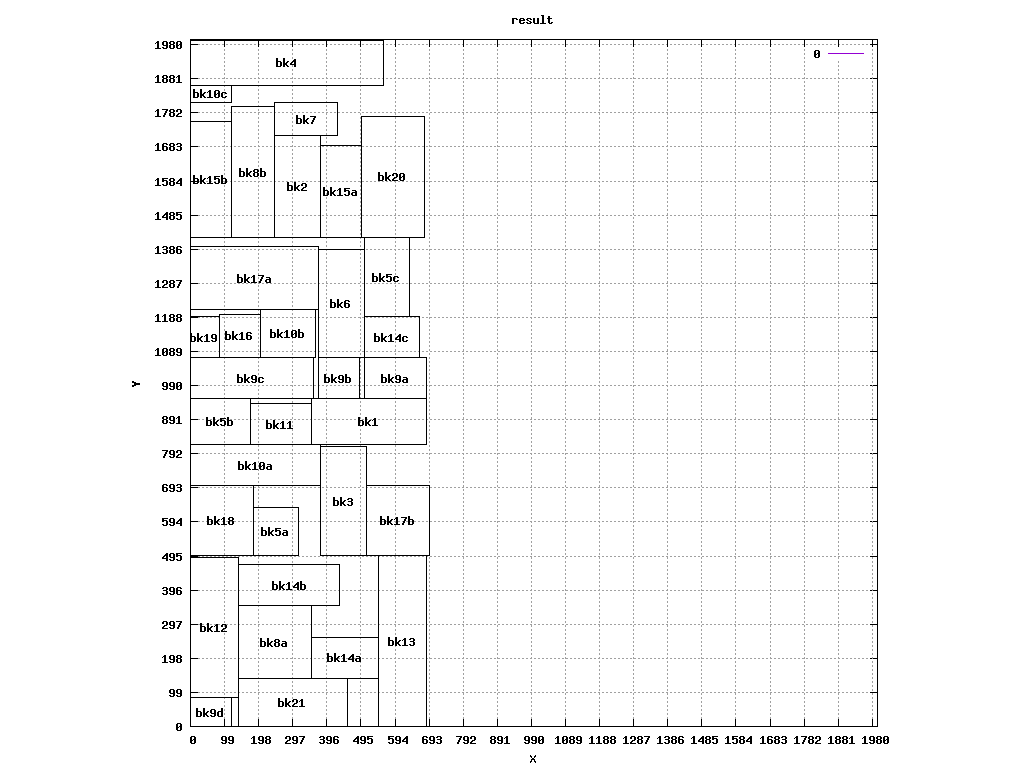

This chart was generated by the following gnuplot code:
reset
set title "result"
set xlabel "X"
set ylabel "Y"
set object 1 rect from 350,819 to 686,952 lw 1 fs empty
set label "bk1" at 518,885 center
set object 2 rect from 0,700 to 378,819 lw 1 fs empty
set label "bk10a" at 189,759 center
set object 3 rect from 203,1071 to 364,1211 lw 1 fs empty
set label "bk10b" at 283,1141 center
set object 4 rect from 0,1813 to 119,1862 lw 1 fs empty
set label "bk10c" at 59,1837 center
set object 5 rect from 175,819 to 350,938 lw 1 fs empty
set label "bk11" at 262,878 center
set object 6 rect from 0,84 to 140,490 lw 1 fs empty
set label "bk12" at 70,287 center
set object 7 rect from 546,0 to 686,497 lw 1 fs empty
set label "bk13" at 616,248 center
set object 8 rect from 350,140 to 546,259 lw 1 fs empty
set label "bk14a" at 448,199 center
set object 9 rect from 140,350 to 434,469 lw 1 fs empty
set label "bk14b" at 287,409 center
set object 10 rect from 504,1071 to 665,1190 lw 1 fs empty
set label "bk14c" at 584,1130 center
set object 11 rect from 378,1421 to 497,1687 lw 1 fs empty
set label "bk15a" at 437,1554 center
set object 12 rect from 0,1421 to 119,1757 lw 1 fs empty
set label "bk15b" at 59,1589 center
set object 13 rect from 84,1071 to 203,1197 lw 1 fs empty
set label "bk16" at 143,1134 center
set object 14 rect from 0,1211 to 371,1393 lw 1 fs empty
set label "bk17a" at 185,1302 center
set object 15 rect from 511,497 to 693,700 lw 1 fs empty
set label "bk17b" at 602,598 center
set object 16 rect from 0,497 to 182,700 lw 1 fs empty
set label "bk18" at 91,598 center
set object 17 rect from 0,1071 to 84,1190 lw 1 fs empty
set label "bk19" at 42,1130 center
set object 18 rect from 245,1421 to 378,1715 lw 1 fs empty
set label "bk2" at 311,1568 center
set object 19 rect from 497,1421 to 679,1771 lw 1 fs empty
set label "bk20" at 588,1596 center
set object 20 rect from 140,0 to 455,140 lw 1 fs empty
set label "bk21" at 297,70 center
set object 21 rect from 378,497 to 511,812 lw 1 fs empty
set label "bk3" at 444,654 center
set object 22 rect from 0,1862 to 560,1995 lw 1 fs empty
set label "bk4" at 280,1928 center
set object 23 rect from 182,497 to 315,637 lw 1 fs empty
set label "bk5a" at 248,567 center
set object 24 rect from 0,819 to 175,952 lw 1 fs empty
set label "bk5b" at 87,885 center
set object 25 rect from 504,1190 to 637,1421 lw 1 fs empty
set label "bk5c" at 570,1305 center
set object 26 rect from 371,1071 to 504,1386 lw 1 fs empty
set label "bk6" at 437,1228 center
set object 27 rect from 245,1715 to 427,1813 lw 1 fs empty
set label "bk7" at 336,1764 center
set object 28 rect from 140,140 to 350,350 lw 1 fs empty
set label "bk8a" at 245,245 center
set object 29 rect from 119,1421 to 245,1799 lw 1 fs empty
set label "bk8b" at 182,1610 center
set object 30 rect from 504,952 to 686,1071 lw 1 fs empty
set label "bk9a" at 595,1011 center
set object 31 rect from 371,952 to 490,1071 lw 1 fs empty
set label "bk9b" at 430,1011 center
set object 32 rect from 0,952 to 357,1071 lw 1 fs empty
set label "bk9c" at 178,1011 center
set object 33 rect from 0,0 to 119,84 lw 1 fs empty
set label "bk9d" at 59,42 center
set xtics 99
set ytics 99
set size square
set grid  
plot [0:1995][0:1995] 0
set terminal png size 1024,768
set output "ami33.png"
replot
set terminal x11 persist size 1024,768
replot
